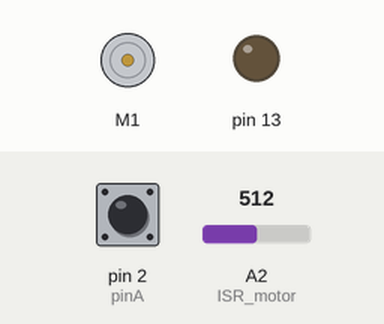
The sketch below on a simulated Arduino Uno, built with avr-gcc and run on an emulated ATmega328P. Parts: DC motor (green arrow = forward, orange = backward, longer = faster), output pins drawn as LEDs (lit = HIGH). The inputs (shaded band) are chosen by the test bench; at power-on: A2 (ISR_motor) = 512, pin 2 (pinA) HIGH.

Above: at 1.2 s.
1.3 s: A2 (ISR_motor) set to 380
At 2.4 s:
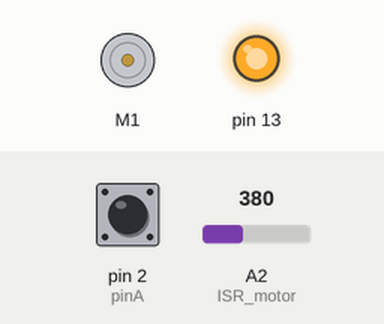
Timing chart, 0 to 4.3 s (numbered marks = the images above; inputs shaded):
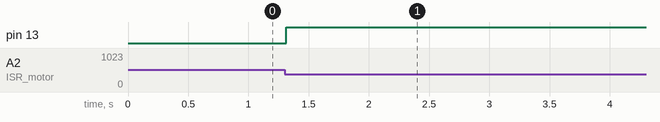

The sketch:

finalCode.ino
```cpp
#include "DualMC33926MotorShield.h"

#define pinA 2
#define pinB 5
#define numTicks 608

// Create the motor shield object with the default I2C address
DualMC33926MotorShield md;

// Encoder stuff (counters and ticks)
volatile int mCounter;

// Sampling
const float samplingRate = 61.75;

// For converting from encoder ticks to angles
const float mDivider = numTicks / 360.;
const float rev_to_m = 0.20012;
const float pi = 3.1416;

// Angle and position measures
const float rad_to_m = 0.03185;
float mAngle;
float pos;
float prevPos;

// Gain constants
const float K = 240; // K ~ V/rad
const float kp = 150; // Kp ~ V/m
const float kv = 0.5; // Kv ~ V*s/rad

// Pot readings
const float potToAngle = 3.09;
float potCenter;
float pot;
float pendError;
float pendErrorPrev;

// Motor velocities and voltages
const float volts_to_vel = 400/12;
float interPrev;
float tempVolt;
float mVoltage;
float mVelocity;
float calcVel;

// Debugging
int counter;

void setup() {
  pinMode(pinA, INPUT);
  pinMode(pinB, INPUT);
  pinMode(A2, INPUT);
  pinMode(13, OUTPUT);
  // average 5 measurements for pendulum measurement
  for (int i=0; i<5; i++) {
    potCenter = potCenter + analogRead(A2);
  }
  potCenter = potCenter / 5.;
  // enable internal pullup resistors
  digitalWrite(pinA, 1);
  digitalWrite(pinB, 1);
  // using encoders with interrupts
  attachInterrupt(0, ISR_motor, CHANGE);
  // Start motor shield
  md.init();

  cli();
  //set timer0 interrupt at 61.75Hz
  TCCR0A = 0; //Set the TCCR0A register to 0
  TCCR0B = 0;// same for TCCR0B
  TCNT0  = 0;//initialize counter value to 0
  //set compare match register for 61.75Hz increments
  OCR0A = 249; // 249 for 61.75Hz
  // turn on CTC mode
  TCCR0A |= (1 << WGM01);
  // Set CS02 bit for 1024 prescaler
  TCCR0B |= (1 << CS02) | (1 << CS00);
  // enable timer compare interrupt
  TIMSK0 |= (1 << OCIE0A);
  sei();
}

void loop() {}

// Interrupt sequences to increment counters on CHANGE of encoder pins
void ISR_motor()
{
  if (digitalRead(pinA) == digitalRead(pinB)) {
    mCounter--;
  } else {
    mCounter++;
  }
}

ISR(TIMER0_COMPA_vect) {
  // Stop program if cart has moved too much
  if ((pos > .6) || (pos < -.6)) {
    cli();
    while(true) {
      md.setM1Speed(0);
      digitalWrite(13, HIGH);
    };
  }

  // Take potentiometer readings and find error
  pot = analogRead(A2);
  pendError = (pot - potCenter) / potToAngle * pi / 180; // rad

  // Stop program if pendulum arm error is greater than 30 degrees
  if (abs(pendError) > pi/6) {
    cli();
    while(true) {
      md.setM1Speed(0);
      digitalWrite(13, HIGH);
    };
  }

  // Integrator compensation, (s+6)/(s+0.1) at 61.75Hz
  tempVolt = K*1.04*pendError - K*.9593*pendErrorPrev + .9984*interPrev; // V
  interPrev = tempVolt; // V

  // Update angles and positions
  mAngle = mCounter / mDivider; // degrees
  pos = mAngle / 360 * rev_to_m; // m

  // Calculate velocity based on change in position
  calcVel = (pos - prevPos) * samplingRate / rad_to_m; // rad/s

  // Combine integrator, velocity loop, and position loop
  mVoltage = tempVolt + pos*kp - calcVel*kv; // V

  // Convert voltage to motor controller velocity
  mVelocity = volts_to_vel * mVoltage; // MC units

  // Actuate motor
  if (mVelocity > 390) {
    mVelocity = 390;
  } else if (mVelocity < -390) {
    mVelocity = -390;
  }
  md.setM1Speed(mVelocity);

  // For next time step
  pendErrorPrev = pendError; // rad
  prevPos = pos; // m

  // Debugging LED to ensure interrupt is running at roughly correct speed
  counter++;
  if (((counter / 1000) % 2) == 0)
    digitalWrite(13, LOW);
  else {
    digitalWrite(13, HIGH);
  }
}
```

Measured:
- after the input at 1.3 s, pin 13: LOW → HIGH at once
